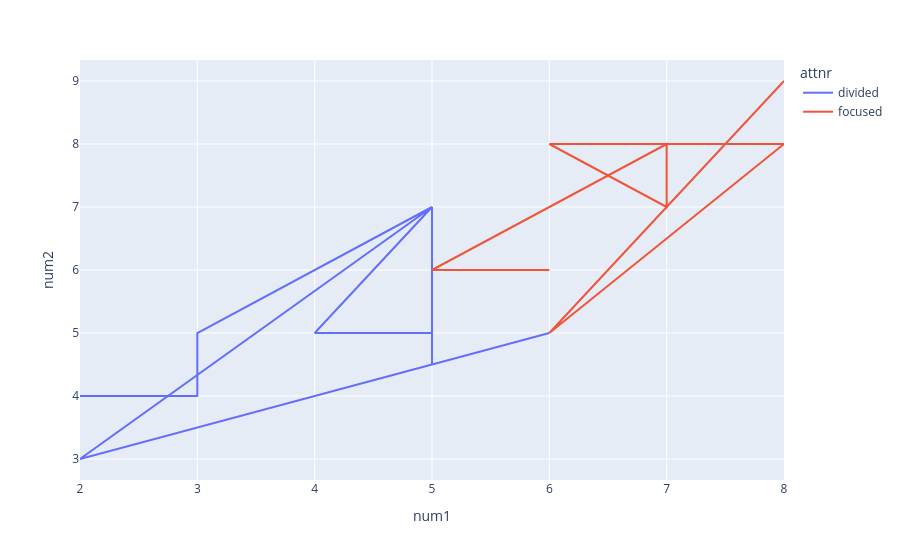

Notebook code cell kept with this figure:
### Code cell
px.line(data3,x='num1',y='num2',color='attnr')

### Figure 1 — Plotly figure (JSON) as saved in the notebook; plotly's stock layout.template omitted (floating-point values rounded to 4 significant figures)
{"data": [{"hovertemplate": "attnr=divided<br>num1=%{x}<br>num2=%{y}<extra></extra>", "legendgroup": "divided", "line": {"color": "#636efa", "dash": "solid"}, "marker": {"symbol": "circle"}, "mode": "lines", "name": "divided", "orientation": "v", "showlegend": true, "type": "scatter", "x": [2, 3, 3, 5, 4, 5, 5, 5, 2, 6], "xaxis": "x", "y": [4, 4, 5, 7, 5, 5, 4.5, 7, 3, 5], "yaxis": "y"}, {"hovertemplate": "attnr=focused<br>num1=%{x}<br>num2=%{y}<extra></extra>", "legendgroup": "focused", "line": {"color": "#EF553B", "dash": "solid"}, "marker": {"symbol": "circle"}, "mode": "lines", "name": "focused", "orientation": "v", "showlegend": true, "type": "scatter", "x": [6, 8, 6, 8, 8, 6, 7, 7, 5, 6], "xaxis": "x", "y": [5, 9, 5, 8, 8, 8, 7, 8, 6, 6], "yaxis": "y"}], "layout": {"autosize": true, "legend": {"title": {"text": "attnr"}, "tracegroupgap": 0}, "margin": {"t": 60}, "xaxis": {"anchor": "y", "autorange": true, "domain": [0, 1], "range": [2, 8], "title": {"text": "num1"}, "type": "linear"}, "yaxis": {"anchor": "x", "autorange": true, "domain": [0, 1], "range": [2.667, 9.333], "title": {"text": "num2"}, "type": "linear"}}}
